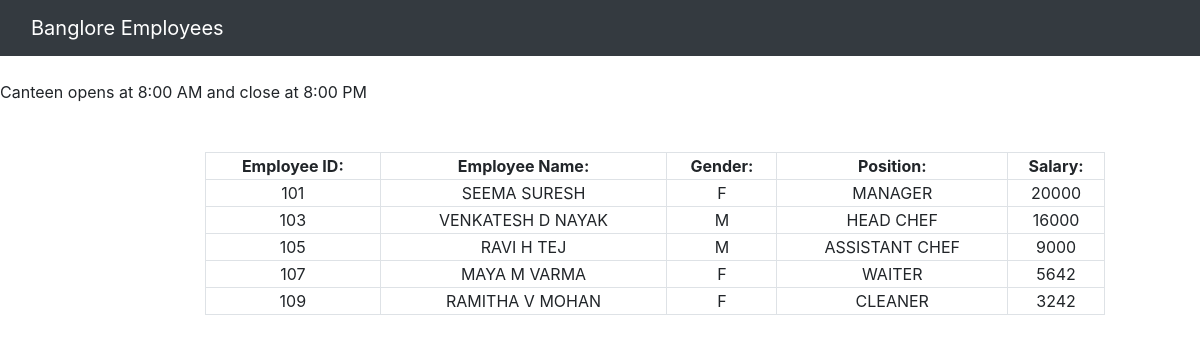
Screenshot of /empbang.php with the database file from the repository.
### tables this page shows
CREATE TABLE EMPLOYEE(
EMP_ID INT(11) PRIMARY KEY,
FNAME VARCHAR(30) NOT NULL,
MINIT VARCHAR(30),
LNAME VARCHAR(30),
GENDER CHAR(1) NOT NULL,
POSITION VARCHAR(20) NOT NULL,
SALARY INT(11) ,
CAN_ID INT(11) REFERENCES CANTEEN(CAN_ID)
);

### empbang.php (the view, shortened to what this page needs)
<?php
		$connection = mysqli_connect("localhost","root","");
		$query = "select employee.* from employee where CAN_ID=2";
		?>
<!DOCTYPE html>
<html>
<head>
	<link rel="stylesheet" type="text/css" href="bootstrap-4.4.1/css/bootstrap.min.css">
</head>
<body>
	<nav class="navbar navbar-expand-lg navbar-dark bg-dark">
		<div class="container-fluid">
			<div class="navbar-header">
				<a class="navbar-brand" href="index.php">Banglore Employees</a></div>
		</div>
	</nav><br>
	<span><marquee>Canteen opens at 8:00 AM and close at 8:00 PM</marquee></span><br><br>
	<div class="row">
	<div class="col-md-2"></div>
	<div class="col-md-8">
		<form>
			<table class="table-bordered" width="900px" style="text-align: center">
				<tr>
					<th>Employee ID:</th>
					<th>Employee Name:</th>
					<th>Gender:</th>
					<th>Position:</th>
					<th>Salary:</th>
				</tr>
				<?php
					$query_run = mysqli_query($connection,$query);
					while($row = mysqli_fetch_assoc($query_run)){
						$emp_id = $row['EMP_ID'];
						$fname = $row['FNAME'];
						$mname = $row['MINIT'];
						$lname = $row['LNAME'];
						$gender = $row['GENDER'];
						$position= $row['POSITION'];
						$salary = $row['SALARY'];
					?>
						<tr>
							<td><?php echo $emp_id;?></td>
							<td><?php echo $fname;echo " "; echo $mname; echo " ";;echo $lname;?></td>
							<td><?php echo $gender;?></td>
							<td><?php echo $position;?></td>
							<td><?php echo $salary;?></td>
						</tr>
						<?php
					}
				?>
			</table>
		</form>
	</div>
	<div class="col-md-2"></div>
</div>
<br><br>
</body>
</html>

### rows the page displays
employee: EMP_ID "101", FNAME "SEEMA", LNAME "SURESH", GENDER "F", POSITION "MANAGER", SALARY "20000"
employee: EMP_ID "103", FNAME "VENKATESH", MINIT "D", LNAME "NAYAK", GENDER "M", POSITION "HEAD CHEF", SALARY "16000"
employee: EMP_ID "105", FNAME "RAVI", MINIT "H", LNAME "TEJ", GENDER "M", POSITION "ASSISTANT CHEF", SALARY "9000"
employee: EMP_ID "107", FNAME "MAYA", MINIT "M", LNAME "VARMA", GENDER "F", POSITION "WAITER", SALARY "5642"
employee: EMP_ID "109", FNAME "RAMITHA", MINIT "V", LNAME "MOHAN", GENDER "F", POSITION "CLEANER", SALARY "3242"
